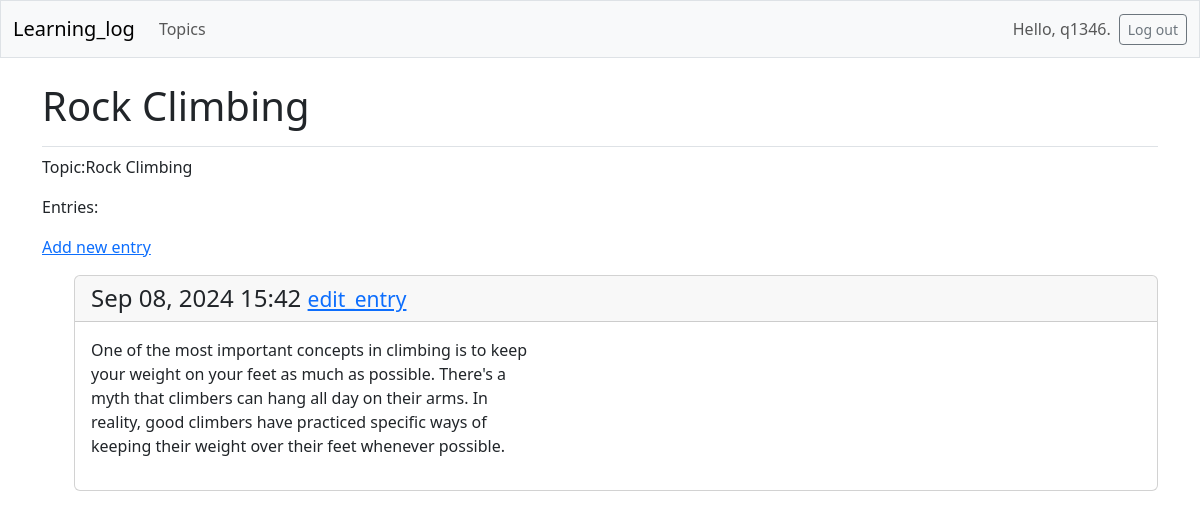
Page /topics/2/ (signed in) on the committed database.
### learning_logs/models.py (models this page shows, shortened)
class Topic(models.Model):              # 一个继承了model的类
    text = models.CharField(max_length=200)     # CharField是字符串字段   max_length=200代表预留了多少空间(即200个字符)
    date_added = models.DateTimeField(auto_now_add=True)
    owner = models.ForeignKey(User, on_delete=models.CASCADE)#它会建立到模型 User 的外键关系。当用户被删除时，所有与之相关联的主题也会被删除。

class Entry(models.Model):
    topic = models.ForeignKey(Topic, on_delete=models.CASCADE)#实参 on_delete=models.CASCADE 让Django 在删除主题的同时删除所有与之相关联的条目，这称为级联删除
    text = models.TextField()   # TextField实例 长度不受限
    date_added = models.DateTimeField(auto_now_add=True)#让我们能够按创建顺序呈现条目，并在每个条目旁边放置时间戳。
    class Meta:
        verbose_name_plural = 'entries'

### learning_logs/views.py (the view)
# urls.py: path('topics/<int:topic_id>/', views.topic, name='topic'),
@login_required
def topic(request,topic_id):
    topic = Topic.objects.get(id=topic_id)
    if topic.owner != request.user:
        raise Http404
    entries = topic.entry_set.order_by('-date_added')
    context = {'topic': topic,'entries': entries}
    return render(request, 'learning_logs/topic.html', context)

### learning_logs/templates/learning_logs/topic.html (shortened to what this page needs)
<!DOCTYPE html>
<html lang="en">
<head>
</head>
<body>
    {% extends "learning_logs/base.html" %}
    {% block page_header %}
    <h1>{{topic.text}}</h1>
    {% endblock page_header %}
    {% block content %}
    <p>Topic:{{topic.text}}</p>
    <p>Entries:</p>
    <p>
        <a href="{% url 'learning_logs:new_entry' topic.id %}">Add new entry</a>
    </p>
    <ul>
        {% for entry in entries %}
        <div class="card mb-3">
            <h4 class="card-header">
                {{entry.date_added|date:'M d, Y H:i'}}
                <small><a href="{% url 'learning_logs:edit_entry' entry.id %}">edit_entry</a></small>
            </h4>
            <div class="card-body">{{entry.text|linebreaks}}</div>
        </div>
        {% empty %}
        <p>There are no entries for this topic yet.</p>
        {% endfor %}
        {% endblock content %}

### learning_logs/templates/learning_logs/base.html (shortened to what this page needs)
<!DOCTYPE html>
<html lang="en">
<head>
    {% load django_bootstrap5 %}
    {% bootstrap_css %}
</head>
<body>
    <nav class="navbar navbar-expand-md navbar-light bg-light mb-4 border">
        <div class="container-fluid">
            <a class="navbar-brand" href="{% url 'learning_logs:index' %}">Learning_log</a>
            <div class="collapse navbar-collapse" id="navbarCollapse">
                <ul class="navbar-nav me-auto mb-2 mb-md-0">
                    <li class="nav-item">
                        <a class="nav-link" href="{% url 'learning_logs:topics' %}">Topics</a>
                    </li>
                </ul>
                <ul class="navbar-nav ms-auto mb-2 mb-md-0">
                    {% if user.is_authenticated %}
                    <li class="nav-item">
                        <span class="navbar-text me-2">Hello, {{user.username }}.
                    </li>
                    {% endif %}
                </ul>
                {% if user.is_authenticated %}
                <form action="{% url 'accounts:logout' %}" method="post">
                    <button type="submit" class="btn btn-outline-secondary btn-sm">Log out</button>
                    {% endif %}
                </form>
            </div>
        </div>
    </nav>
    <main class="container">
        <div class="pb-2 mb-2 border-bottom">
            {% block page_header %}
            {% endblock page_header %}
        </div>
        <div>
            {% block content %}
            {% endblock content %}
        </div>
    </main>
</body>
</html>

### rows in the picture
Topic: text "Rock Climbing"
Entry: date_added "Sep 08, 2024 15:42", text "One of the most important concepts in climbing is to keep your weight on your feet as much as possible. There's a myth that climbers can hang all day on their arms. In reality, good climbers have practiced specific ways of keeping their weight over their feet whenever possible."

### other values in the picture
{{ user.username }} "q1346"
